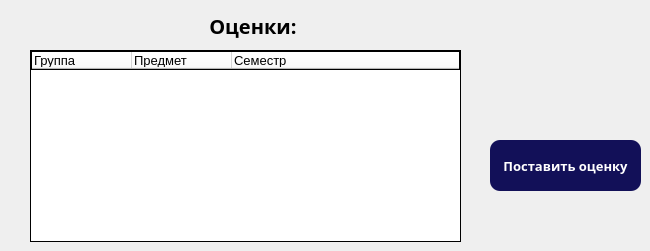
    <widget class="QWidget" name="tab_3">
     <attribute name="title">
      <string>Оценки</string>
     </attribute>
     <widget class="QPushButton" name="set_rating">
      <property name="geometry">
       <rect>
        <x>490</x>
        <y>140</y>
        <width>151</width>
        <height>51</height>
       </rect>
      </property>
      <property name="font">
       <font>
        <family>Raleway</family>
        <pointsize>-1</pointsize>
        <weight>75</weight>
        <italic>false</italic>
        <bold>true</bold>
       </font>
      </property>
      <property name="styleSheet">
       <string notr="true">QPushButton {
	background:#121058;
	border-style: solid;
	border-radius: 10px;
	font-family: Raleway;
	font-style: normal;
	font-weight: bold;
	font-size: 13px;
	line-height: 12px;
	color: #FFFFFF;
}
</string>
      </property>
      <property name="text">
       <string>Поставить оценку</string>
      </property>
     </widget>
     <widget class="QTreeWidget" name="para_table">
      <property name="geometry">
       <rect>
        <x>30</x>
        <y>50</y>
        <width>431</width>
        <height>192</height>
       </rect>
      </property>
      <property name="styleSheet">
       <string notr="true">background:white;
border:1px solid black;
font-size:13px;</string>
      </property>
      <column>
       <property name="text">
        <string>Группа</string>
       </property>
      </column>
      <column>
       <property name="text">
        <string>Предмет</string>
       </property>
      </column>
      <column>
       <property name="text">
        <string>Семестр</string>
       </property>
      </column>
     </widget>
     <widget class="QLabel" name="label_4">
      <property name="geometry">
       <rect>
        <x>110</x>
        <y>10</y>
        <width>291</width>
        <height>31</height>
       </rect>
      </property>
      <property name="font">
       <font>
        <family>Raleway</family>
        <pointsize>-1</pointsize>
        <weight>75</weight>
        <italic>false</italic>
        <bold>true</bold>
       </font>
      </property>
      <property name="styleSheet">
       <string notr="true">font-family: Raleway;
font-style: normal;
font-weight: bold;
font-size:20px;
</string>
      </property>
      <property name="text">
       <string>Оценки: </string>
      </property>
      <property name="alignment">
       <set>Qt::AlignCenter</set>
      </property>
     </widget>
    </widget>
